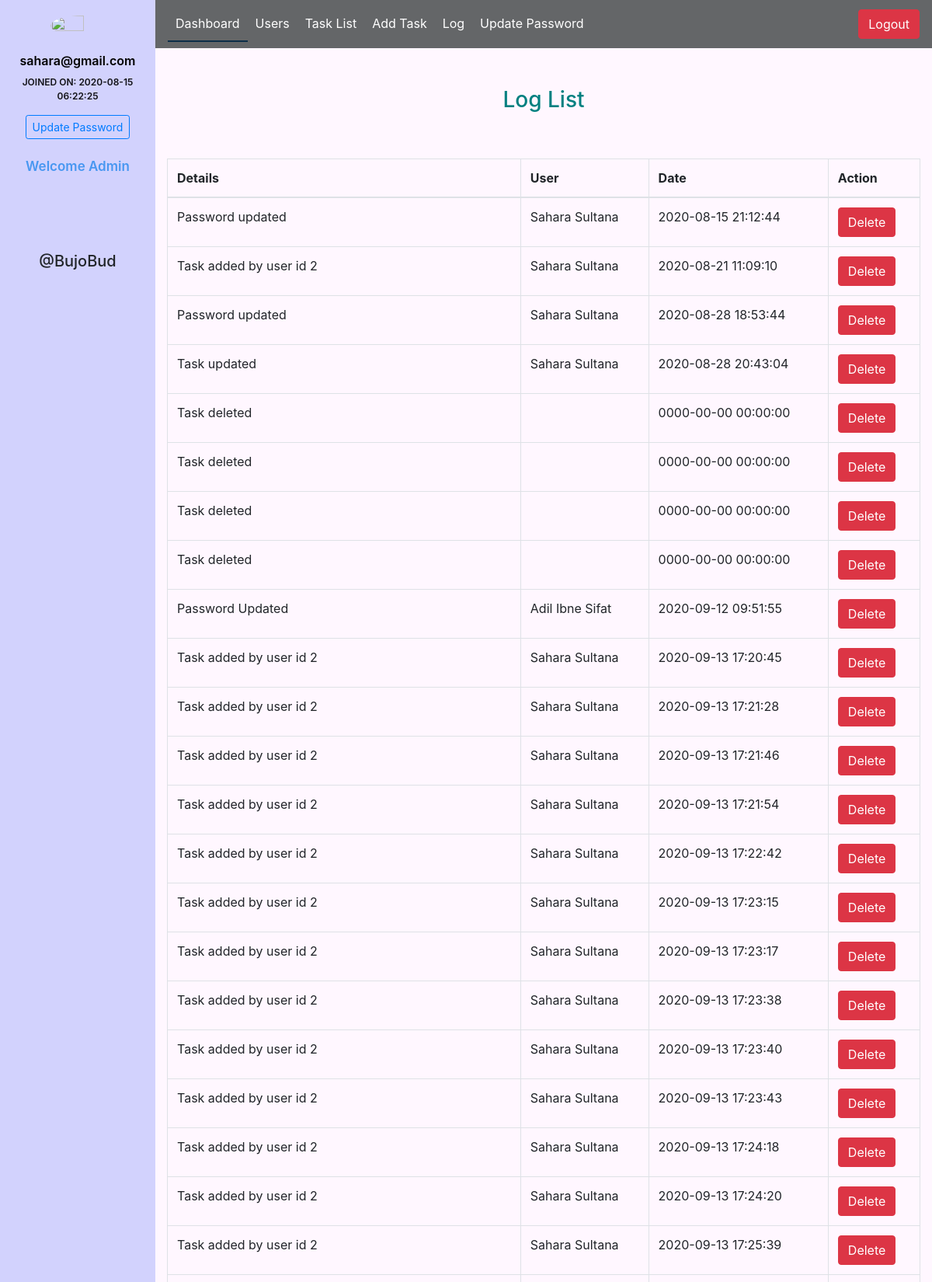
/admin/logs.php (signed in, upper part), run on the app's committed database.
### tables this page shows
CREATE TABLE `log` (
  `id` int(11) NOT NULL,
  `details` text NOT NULL,
  `user_id` int(11) DEFAULT NULL,
  `created_at` datetime DEFAULT NULL
);

CREATE TABLE `user` (
  `id` int(11) NOT NULL,
  `fullname` varchar(255) NOT NULL,
  `email` varchar(255) NOT NULL,
  `phone` varchar(20) DEFAULT NULL,
  `password` varchar(255) NOT NULL,
  `image` text NOT NULL,
  `profession` varchar(128) DEFAULT NULL,
  `dob` varchar(128) DEFAULT NULL,
  `sex` varchar(10) DEFAULT NULL,
  `bio` text,
  `is_verified` tinyint(1) NOT NULL DEFAULT '0',
  `token` text,
  `created_at` datetime DEFAULT NULL,
  `updated_at` datetime DEFAULT NULL
);

### Model/Database.php (called while the page is built, shortened)
<?php
class Database{
    public $db;
    public function __construct()
    {
        $con=new PDO("mysql:host=localhost;dbname=bujobud","root","");
        $con->setAttribute(PDO::ATTR_ERRMODE, PDO::ERRMODE_EXCEPTION);
        if (!isset($this->db)){
            $this->db = $con;
        }
    }
    public function getLogs(){
        $st = $this->db->prepare('SELECT * FROM log');
        $st->execute();
        $resultSet = $st->fetchAll(PDO::FETCH_OBJ);
        return $resultSet;
    }
}

### Model/Admin.php (called while the page is built, shortened)
<?php
include_once 'Database.php';
class Admin extends Database{
    public function getAdminById($id){
        $st = $this->db->prepare("SELECT * FROM admin WHERE id=:id");
        $st->bindParam(':id',$id);
        $st->execute();
        $resultSet = $st->fetch(PDO::FETCH_OBJ);
        return $resultSet;
    }
}

### Model/User.php (called while the page is built, shortened)
<?php
include_once 'Database.php';
class User extends Database{
    public function getUserById($id){
        $st = $this->db->prepare("SELECT * FROM user WHERE id=:id");
        $st->bindParam(':id',$id);
        $st->execute();
        $resultSet = $st->fetch(PDO::FETCH_OBJ);
        return $resultSet;
    }
}

### admin/logs.php (the view, shortened to what this page needs)
<?php
require_once '../Model/User.php';
$user = new User();
$logs = $user->getLogs();
?>
<!DOCTYPE html>
<html lang="en">
<head>
    <link rel="stylesheet" href="../css/bootstrap.min.css">
    <link rel="stylesheet" href="../css/style_updated.css">
    <link rel="stylesheet" href="https://cdnjs.cloudflare.com/ajax/libs/font-awesome/4.7.0/css/font-awesome.css" />
    <link rel="stylesheet" href="profile.css">
</head>
<body>
    <div class="container-fluid">
        <div class=" row profile">
            <div class="col-md-2 sidebar1">
                <?php
                    include 'profile.php' ;
                ?>
            </div>
            <div class="col-md-10 sidebar2">
                <?php include 'navbar.php';?>
                <section id="profile-info">
                    <div class="col-md-12">
                        <h3> Log List </h3>
                        <table class="table table-bordered">
                            <thead>
                            <tr>
                                <th scope="col">Details</th>
                                <th scope="col">User</th>
                                <th scope="col">Date</th>
                                <th scope="col">Action</th>
                            </tr>
                            </thead>
                            <tbody>
                            <?php
                            foreach ($logs as $log){ ?>
                                <tr>
                                    <td><?php echo $log->details; ?></td>
                                    <td><?php echo $user->getUserById($log->user_id)->fullname; ?></td>
                                    <td><?php echo $log->created_at; ?></td>
                                    <td>
                                        <a onclick="return confirm('Are you sure to delete?')" href="delete_log.php?id=<?php echo $log->id ?>" class="btn btn-danger">Delete</a>
                                    </td>
                                </tr>
                            <?php }
                            ?>
                            </tbody>
                        </table>
                    </div>
                </section>
</body>
</html>

### admin/profile.php
<?php
require_once '../Model/Admin.php';
$admin = new Admin();
$adminInfo = $admin->getAdminById($_SESSION['admin_id']);
?>
<div class="profile-userpic">
    <img src="../img/admin.png ?>" class="img-responsive center" alt="">
</div>
<div class="profile-usertitle">
    <div class="profile-usertitle-name">
        <?php echo $adminInfo->email ?>
    </div>
    <div class="profile-usertitle-job">
        Joined on: <?php echo $adminInfo->created_at ?>
    </div>
</div>
<div align="center">
    <a href="update_password.php" class="btn btn-sm btn-outline-primary">Update Password</a>
</div>
<div>
    <h4 class="text-center profile-desc-title">Welcome Admin</h4>
</div>
<div class="website-details">
    <h5 class="text-center">@BujoBud</h5>
</div>

### css/style_updated.css (style rules this page uses)
.col-md-10 { padding-right: 0; padding-left: 0; }

### admin/profile.css (style rules this page uses)
* { margin: 0; padding: 0; }
.sidebar1 { width: 100%; min-height: 100%; background: rgb(210, 210, 253); }
.sidebar2 { margin-bottom: 3%; width: 100%; min-height: 100vh; background-color: rgb(255, 247, 255); }
.profile-userpic img { float: none; margin-top: 20px; margin-left: 50px; width: 50%; height: 50%; -webkit-border-radius: 50% !important; -moz-border-radius: 50% !important; border-radius: 50% !important; }
.profile-usertitle { text-align: center; margin-top: 20px; }
.profile-usertitle-name { color: #000000; font-size: 16px; font-weight: 600; margin-bottom: 7px; }
.profile-usertitle-job { text-transform: uppercase; color: #131318; font-size: 12px; font-weight: 600; margin-bottom: 15px; }
.profile-desc-title { margin-top: 25px; color: #4897f1; font-size: 17px; font-weight: 600; }
.website-details h5 { text-align: center; margin-top: 100px; }
#profile-info h3 { text-align: center; color: teal; padding: 50px; }

### data on the page
log: details "Password updated", user.fullname "Sahara Sultana", created_at "2020-08-15 21:12:44"
log: details "Task added by user id 2", user.fullname "Sahara Sultana", created_at "2020-08-21 11:09:10"
log: details "Password updated", user.fullname "Sahara Sultana", created_at "2020-08-28 18:53:44"
log: details "Task updated", user.fullname "Sahara Sultana", created_at "2020-08-28 20:43:04"
log: details "Task deleted", created_at "0000-00-00 00:00:00"
log: details "Task deleted", created_at "0000-00-00 00:00:00"
log: details "Task deleted", created_at "0000-00-00 00:00:00"
log: details "Task deleted", created_at "0000-00-00 00:00:00"
log: details "Password Updated", user.fullname "Adil Ibne Sifat", created_at "2020-09-12 09:51:55"
log: details "Task added by user id 2", user.fullname "Sahara Sultana", created_at "2020-09-13 17:20:45"
log: details "Task added by user id 2", user.fullname "Sahara Sultana", created_at "2020-09-13 17:21:28"
log: details "Task added by user id 2", user.fullname "Sahara Sultana", created_at "2020-09-13 17:21:46"
log: details "Task added by user id 2", user.fullname "Sahara Sultana", created_at "2020-09-13 17:21:54"
log: details "Task added by user id 2", user.fullname "Sahara Sultana", created_at "2020-09-13 17:22:42"
log: details "Task added by user id 2", user.fullname "Sahara Sultana", created_at "2020-09-13 17:23:15"
log: details "Task added by user id 2", user.fullname "Sahara Sultana", created_at "2020-09-13 17:23:17"
log: details "Task added by user id 2", user.fullname "Sahara Sultana", created_at "2020-09-13 17:23:38"
log: details "Task added by user id 2", user.fullname "Sahara Sultana", created_at "2020-09-13 17:23:40"
log: details "Task added by user id 2", user.fullname "Sahara Sultana", created_at "2020-09-13 17:23:43"
log: details "Task added by user id 2", user.fullname "Sahara Sultana", created_at "2020-09-13 17:24:18"
log: details "Task added by user id 2", user.fullname "Sahara Sultana", created_at "2020-09-13 17:24:20"
log: details "Task added by user id 2", user.fullname "Sahara Sultana", created_at "2020-09-13 17:25:39"

### other printed values
$adminInfo->email "sahara@gmail.com"
$adminInfo->created_at "2020-08-15 06:22:25"
